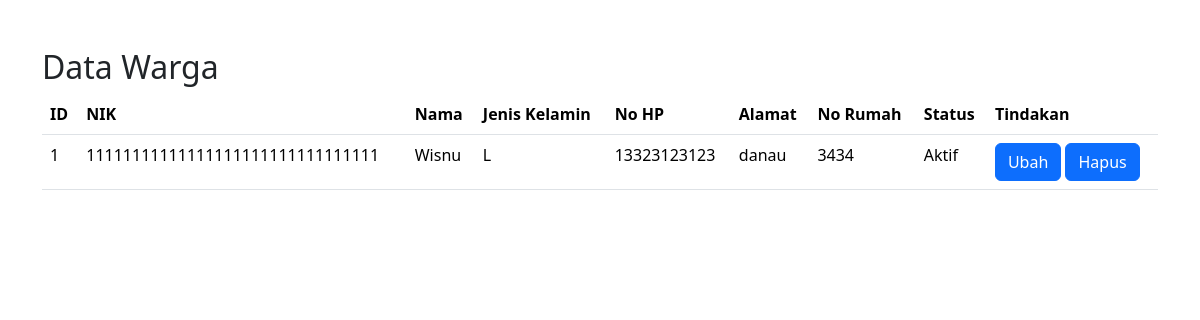
The page /scripts/data_warga.php on the database its author committed.
### tables this page shows
CREATE TABLE `warga` (
  `id` int(11) NOT NULL,
  `nik` varchar(50) DEFAULT NULL,
  `nama` varchar(200) DEFAULT NULL,
  `jenis_kelamin` enum('L','P') DEFAULT NULL,
  `no_hp` varchar(20) DEFAULT NULL,
  `alamat` tinytext DEFAULT NULL,
  `no_rumah` varchar(10) DEFAULT NULL,
  `status` enum('Aktif','Non Aktif') DEFAULT NULL
);

### scripts/data_warga.php (the view, shortened to what this page needs)
<?php
$servername = "localhost";
$username = "root";
$password = "";
$dbname = "db_kas_rt";
$conn = new mysqli($servername, $username, $password, $dbname);
$sql = "SELECT * FROM warga";
$result = $conn->query($sql);
?>
<!DOCTYPE html>
<html lang="en">
<head>
    <link rel="stylesheet" href="https://cdn.jsdelivr.net/npm/bootstrap@5.3.2/dist/css/bootstrap.min.css">
</head>
<body>
<div class="container mt-5">
    <h2>Data Warga</h2>
    <table class="table">
        <thead>
        <tr>
            <th>ID</th>
            <th>NIK</th>
            <th>Nama</th>
            <th>Jenis Kelamin</th>
            <th>No HP</th>
            <th>Alamat</th>
            <th>No Rumah</th>
            <th>Status</th>
            <th>Tindakan</th>
        </tr>
        </thead>
        <tbody>
        <?php
        while ($row = $result->fetch_assoc()) {
            echo "<tr>";
            echo "<td>{$row['id']}</td>";
            echo "<td>{$row['nik']}</td>";
            echo "<td>{$row['nama']}</td>";
            echo "<td>{$row['jenis_kelamin']}</td>";
            echo "<td>{$row['no_hp']}</td>";
            echo "<td>{$row['alamat']}</td>";
            echo "<td>{$row['no_rumah']}</td>";
            echo "<td>{$row['status']}</td>";
            echo "<td>
                    <a href='ubah_warga.php?id={$row['id']}' class='btn btn-primary'>Ubah</a>
                    <a href='hapus_warga.php?id={$row['id']}' class='btn btn-primary'>Hapus</a>
                  </td>";
            echo "</tr>";
        }
        ?>
        </tbody>
    </table>
</div>
</body>
</html>

### rows shown on the page
warga: id "1", nik "11111111111111111111111111111111", nama "Wisnu", jenis_kelamin "L", no_hp "13323123123", alamat "danau", no_rumah "3434", status "Aktif"
